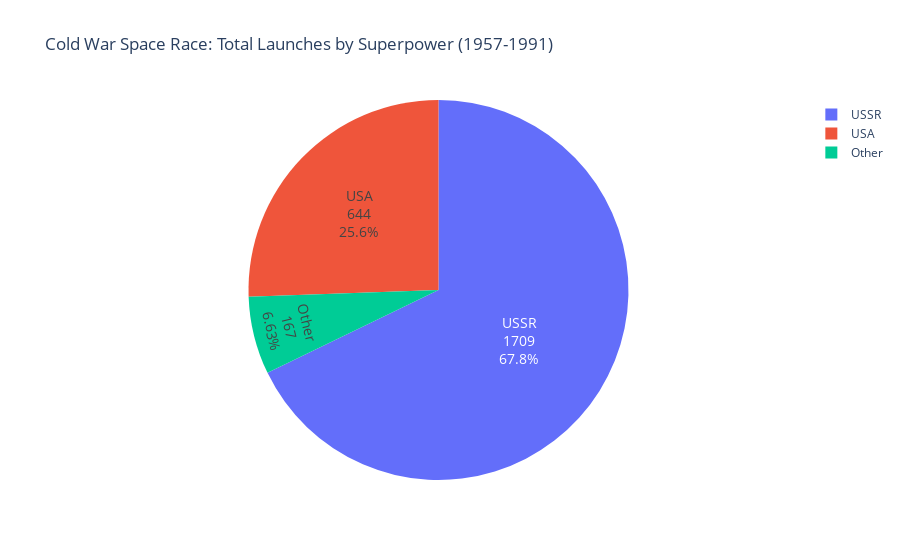

The notebook cell this image was saved under:
### Markdown cell above
## Create a Plotly Pie Chart comparing the total number of launches of the USSR and the USA

Hint: Remember to include former Soviet Republics like Kazakhstan when analysing the total number of launches.

### Code cell
# Count launches by superpower
cold_war_launches = cold_war_df['Superpower'].value_counts()

# Create pie chart
fig = px.pie(values=cold_war_launches.values, 
             names=cold_war_launches.index,
             title='Cold War Space Race: Total Launches by Superpower (1957-1991)',
             color_discrete_map={'USA': '#B22234', 'USSR': '#DA291C', 'Other': '#CCCCCC'})
fig.update_traces(textposition='inside', 
                  textinfo='percent+label+value',
                  textfont_size=14)
fig.show()

### Figure 1 — Plotly figure (JSON) as saved in the notebook; plotly's stock layout.template omitted (floating-point values rounded to 4 significant figures)
{"data": [{"domain": {"x": [0, 1], "y": [0, 1]}, "hovertemplate": "label=%{label}<br>value=%{value}<extra></extra>", "labels": ["USSR", "USA", "Other"], "legendgroup": "", "name": "", "showlegend": true, "textfont": {"size": 14}, "textinfo": "percent+label+value", "textposition": "inside", "type": "pie", "values": [1709, 644, 167]}], "layout": {"legend": {"tracegroupgap": 0}, "title": {"text": "Cold War Space Race: Total Launches by Superpower (1957-1991)"}}}
